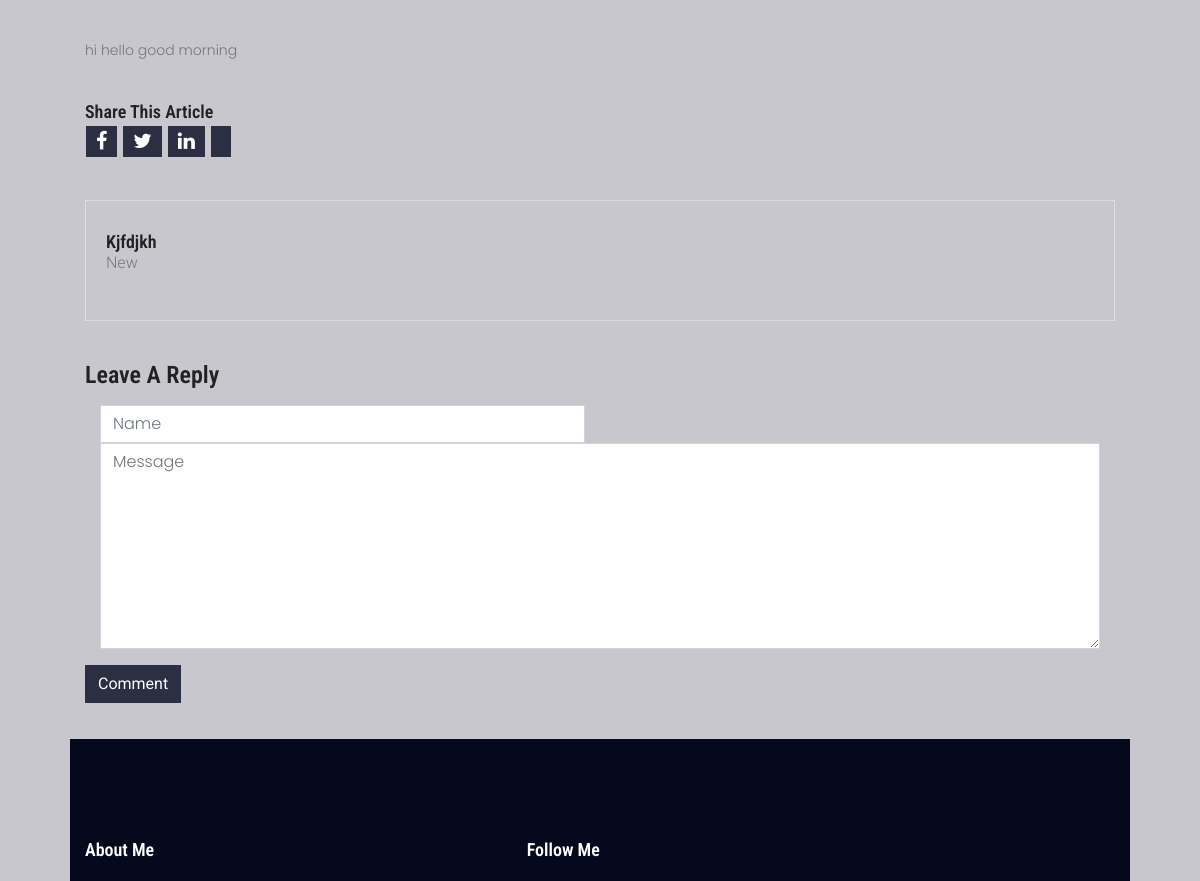
The page /blog/read/Hello World/ (middle part) on the database as committed earlier.
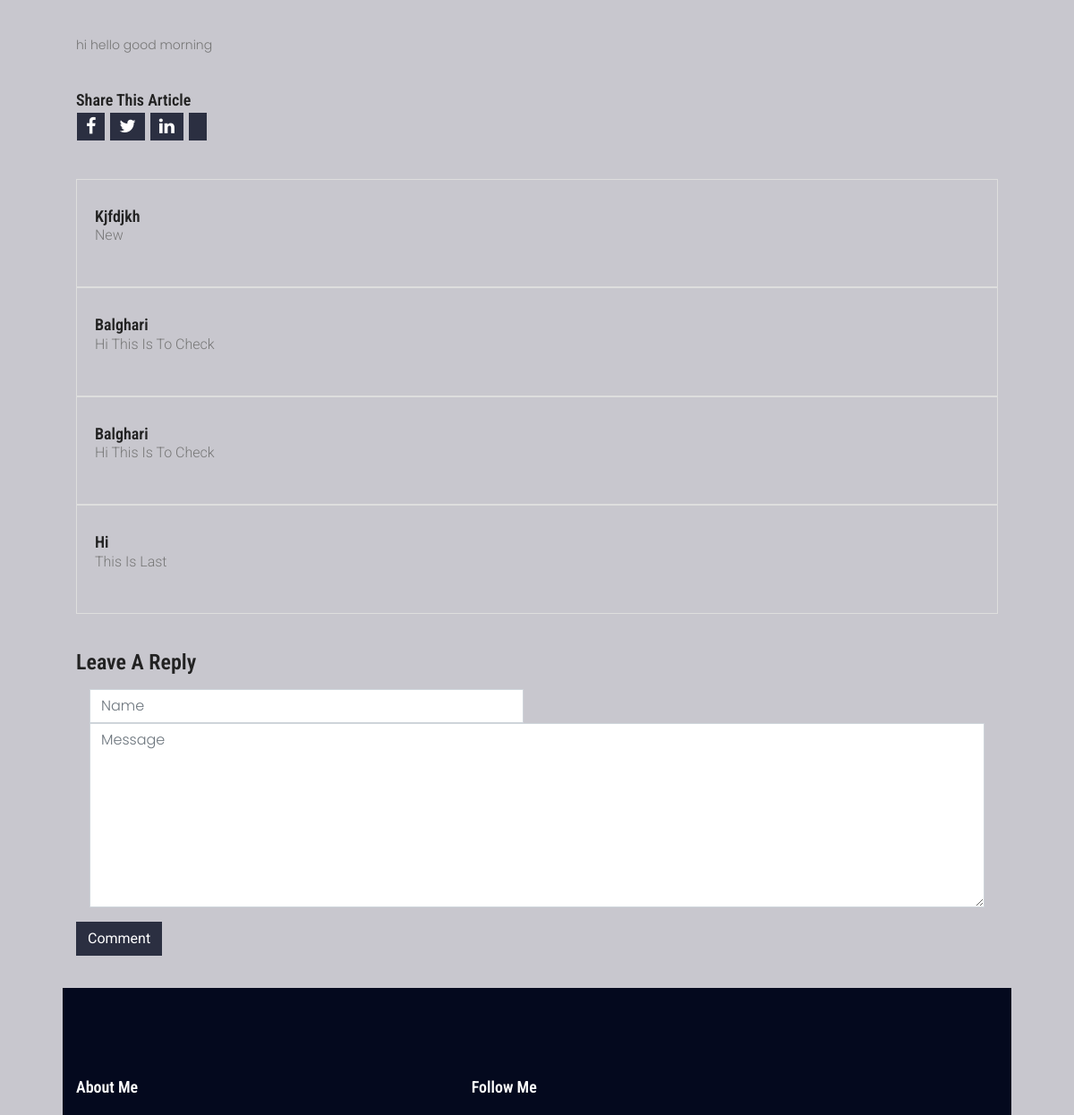
The same page on the database as committed later.
### blog/models.py (models this page shows)
class BlogComments(models.Model):
    blog = models.ForeignKey(Blog, verbose_name=("Blog"), on_delete=models.CASCADE)
    comment = models.TextField()
    commentor = models.CharField(max_length=50)

### blog/views.py (the view)
# urls.py: path('read/<str:blog_title>/', views.details, name="bdetails"),
def details(request, blog_title):
    blog_details = get_object_or_404(Blog, title=blog_title)
    comments = BlogComments.objects.filter(blog = blog_details.id)
    return render(request, "blog.html", {'blog_details': blog_details, 'comments': comments})

### templates/blog.html (shortened to what this page needs)
{% extends 'base2.html' %}
{% load humanize %}
{% block body %}
<body>
    <section class="single-post">
        <div class="container">
            <div class="row">
                <div class="col-md-12">
                    <div class="post-content">
                        {{ blog_details.description | safe}}
                    </div>
                    <ul class="social-share">
                        <h4>Share this article</h4>
                        <li>
                            <a href="#" class="Facebook">
                                <i class="fa fa-facebook"></i>
                            </a>
                        </li>
                        <li>
                            <a href="#" class="Twitter">
                                <i class="fa fa-twitter"></i>
                            </a>
                        </li>
                        <li>
                            <a href="#" class="Linkedin">
                                <i class="fa fa-linkedin"></i>
                            </a>
                        </li>
                        <li>
                            <a href="#" class="Google Plus">
                            </a>
                        </li>
                    </ul>
                </div>
            </div>
            <div class="row">
                <div class="col-md-12">
                    <div class="comments">
                        {% for comment in comments %}
                        <div class="media">
                            <div class="media-body">
                                <h4 class="media-heading">
                                {{ comment.commentor}}</h4>
                                <p>
                                {{ comment.comment }}
                                </p>
                            </div>
                            </div>
                            {% endfor %}
                    </div>
                    <div class="post-comment">
                        <h3>Leave a Reply</h3>
                        <form role="form" class="form-horizontal" action="{% url 'bcomment' %}" method="post">
                            <div class="form-group">
                                <div class="col-lg-6">
                                    <input type="text" name="comentor" class="col-lg-12 form-control" placeholder="Name">
                            </div>
                            <div class="form-group">
                                <div class="col-lg-12">
                                    <textarea class=" form-control" name="comment" rows="8" placeholder="Message"></textarea>
                                </div>
                            </div>
                            <p>
                                <button class="btn btn-send" type="submit">Comment</button>
                            </p>
                        </form>
                    </div>
                </div>
            </div>
        </div>
    </section>
{% endblock body %}

Rows that differ between the two databases and show on the page:
added BlogComments: commentor "Balghari", comment "Hi This Is To Check"
added BlogComments: commentor "Balghari", comment "Hi This Is To Check"
added BlogComments: commentor "Hi", comment "This Is Last"
